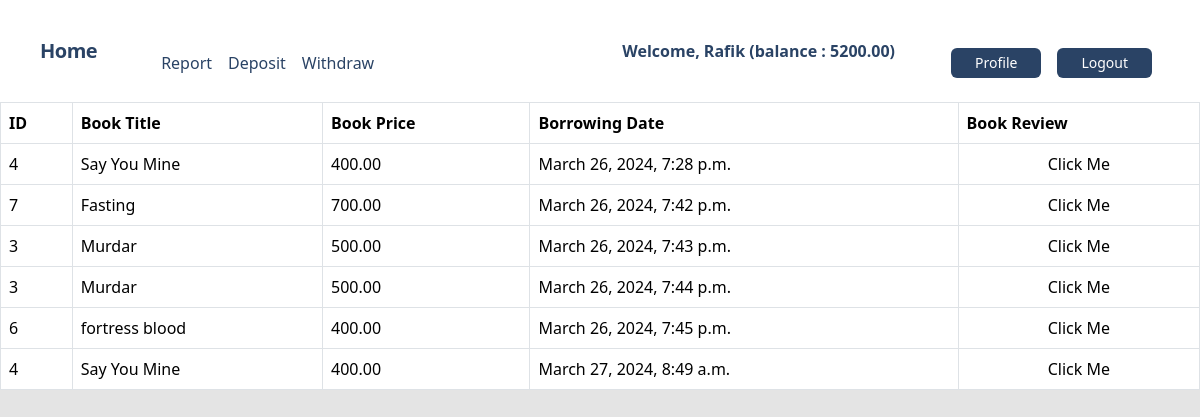
The app's page /users/profile/ (signed in) with its own data.
### users/models.py (models this page shows, shortened)
class UserBankAccount(models.Model):
    user = models.OneToOneField(User, related_name='account', on_delete=models.CASCADE)
    account_type = models.CharField(max_length=10, choices=ACCOUNT_TYPE)
    account_no = models.IntegerField(unique=True) # account no duijon user er kokhono same hobe na
    birth_date = models.DateField(null=True, blank=True)
    gender = models.CharField(max_length=10, choices=GENDER_TYPE)
    initial_deposite_date = models.DateField(auto_now_add=True)
    balance = models.DecimalField(default=0, max_digits=12, decimal_places=2) # ekjon user 12 digit obdi taka rakhte parbe, dui doshomik ghor obdi rakhte parben 1000.50

### books/models.py (models this page shows, shortened)
class BorrowingHistory(models.Model):
    user = models.ForeignKey(User, on_delete=models.CASCADE)
    book = models.ForeignKey(Book, on_delete=models.CASCADE)
    borrowing_date = models.DateTimeField(default=timezone.now)

class Book(models.Model):
    title = models.CharField(max_length=100)
    description = models.TextField()
    image = models.ImageField(upload_to='books/media/uploads/', blank = True, null = True)
    borrowing_price = models.DecimalField(max_digits=10, decimal_places=2)
    category = models.ForeignKey(Category, on_delete=models.CASCADE)

### users/views.py (the view, shortened to what this page needs)
# urls.py: path('profile/', UserBankAccountUpdateView.as_view(), name='profile' ),
class UserBankAccountUpdateView(View):
    template_name = 'profile.html'
    def get(self, request):
        form = UserUpdateForm(instance=request.user)
        return render(request, self.template_name, {'form': form})

### users/templates/profile.html (shortened to what this page needs)
{% extends "base.html" %}
{% block content %}
<table class="table table-bordered">
    <thead>
        <tr>
            <th scope="col">ID</th>
            <th scope="col">Book Title</th>
            <th scope="col">Book Price</th>
            <th scope="col">Borrowing Date</th>
            <th scope="col">Book Review</th>
        </tr>
    </thead>
    <tbody>
        {% for order in user.borrowinghistory_set.all %}
        <tr>
            <td>{{ order.book.id }} </td>
            <td>
                {{ order.book.title }}
            </td>
            <td>{{ order.book.borrowing_price }}</td>
            <td>{{ order.borrowing_date }}</td>
            <td>
                <a class="nav-link btn btn-warning" href="{% url 'book_detail' order.book.id  %}">Click Me</a>
              </td>
        </tr>
        {% endfor %}
    </tbody>
</table>
{% endblock %}

### templates/base.html (shortened to what this page needs)
<!doctype html>
<html lang="en">
  <head>
     <link href="https://cdn.jsdelivr.net/npm/bootstrap@5.3.3/dist/css/bootstrap.min.css" rel="stylesheet">
    <link href="https://unpkg.com/tailwindcss@^1.0/dist/tailwind.min.css" rel="stylesheet">
  </head>
  <body style="background-color : #e4e4e4">
    <nav class="flex items-center justify-between flex-wrap bg-white p-6 px-10">
      <div class="flex items-center flex-shrink-0 text-white mr-6">
          <span class="font-semibold text-xl tracking-tight text-blue-900"><a href="{% url 'home' %}">Home</a></span>
      </div>
      <div class="w-full block flex-grow lg:flex lg:items-center lg:w-auto px-10">
          {% if request.user.is_authenticated %}
                    <a href="{% url 'transaction_report' %}" class="block mt-4 lg:inline-block lg:mt-0 text-blue-900 hover:text-red-900 hover:font-black mr-4">
                      Report
                  </a>
                  <a href="{% url 'deposit_money' %}" class="block mt-4 lg:inline-block lg:mt-0 text-blue-900 hover:text-red-900 hover:font-black mr-4">
                      Deposit
                  </a>
                  <a href="{% url 'withdraw_money' %}" class="block mt-4 lg:inline-block lg:mt-0 text-blue-900 hover:text-red-900 hover:font-black mr-4">
                      Withdraw
                  </a>
              </div>
              <div class="flex w-auto">
                  <div class="text-blue-900 my-auto font-black px-5">Welcome, {{ request.user.first_name }} (balance : {{request.user.account.balance}}) </div>
                  <a href="{% url 'profile' %}" class="mx-2 inline-block font-medium text-sm px-4 py-2 leading-none bg-blue-900 rounded text-white border-white hover:border-transparent hover:text-dark hover:bg-red-700 mt-4 lg:mt-0">Profile</a>
                  <a href="{% url 'logout' %}" class="mx-2 inline-block font-medium text-sm px-4 py-2 leading-none bg-blue-900 rounded text-white border-white hover:border-transparent hover:text-dark hover:bg-red-700 mt-4 lg:mt-0">Logout</a>
              </div>
          {% endif %}
  </nav>
  {% block content %}
  {% endblock content %}
  </body>
</html>

### records on screen
BorrowingHistory: book.id "4", book "Say You Mine", book.borrowing_price "400.00", borrowing_date "March 26, 2024, 7:28 p.m."
BorrowingHistory: book.id "7", book "Fasting", book.borrowing_price "700.00", borrowing_date "March 26, 2024, 7:42 p.m."
BorrowingHistory: book.id "3", book "Murdar", book.borrowing_price "500.00", borrowing_date "March 26, 2024, 7:43 p.m."
BorrowingHistory: book.id "3", book "Murdar", book.borrowing_price "500.00", borrowing_date "March 26, 2024, 7:44 p.m."
BorrowingHistory: book.id "6", book "fortress blood", book.borrowing_price "400.00", borrowing_date "March 26, 2024, 7:45 p.m."
BorrowingHistory: book.id "4", book "Say You Mine", book.borrowing_price "400.00", borrowing_date "March 27, 2024, 8:49 a.m."

### other values on screen
{{ request.user.first_name }} "Rafik"
{{ request.user.account.balance }} "5200.00"
